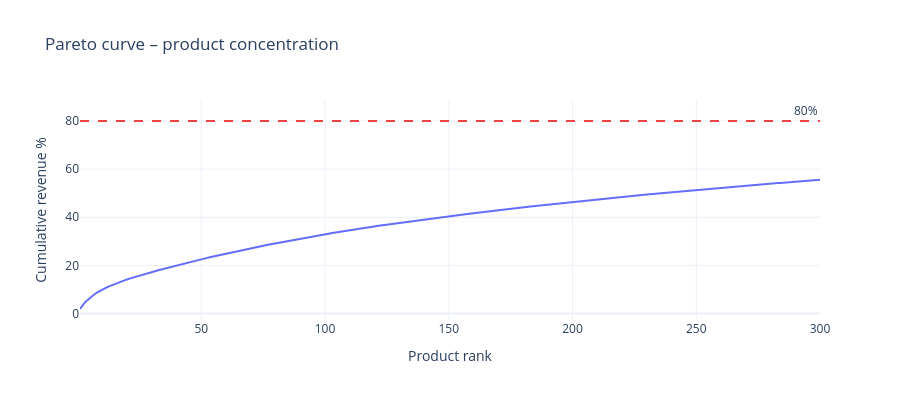

This figure's notebook cell:
### Markdown cell above
## Pareto — product concentration

### Code cell
prod = (
    reg.groupby(["StockCode", "Description"])
    .agg(Revenue=("LineRevenue", "sum"), Qty=("Quantity", "sum"))
    .sort_values("Revenue", ascending=False)
    .reset_index()
)
prod["CumPct"] = prod["Revenue"].cumsum() / prod["Revenue"].sum() * 100
n80 = (prod["CumPct"] <= 80).sum()
print(f"{n80} products ({n80/len(prod)*100:.1f}% of catalogue) generate 80% of revenue")

fig = px.line(prod.head(300), x=prod.head(300).index + 1, y="CumPct",
              labels={"x": "Product rank", "CumPct": "Cumulative revenue %"},
              title="Pareto curve – product concentration")
fig.add_hline(y=80, line_dash="dash", line_color="#ef4444", annotation_text="80%")
fig.update_layout(template="plotly_white", height=400)
fig.show()

### Figure 1 — Plotly figure (JSON) as saved in the notebook; plotly's stock layout.template omitted (floating-point values rounded to 4 significant figures; data arrays with more than 128 entries replaced by an {"elided": "..."} marker saying what was removed)
{"data": [{"hovertemplate": "Product rank=%{x}<br>Cumulative revenue %=%{y}<extra></extra>", "legendgroup": "", "line": {"color": "#636efa", "dash": "solid"}, "marker": {"symbol": "circle"}, "mode": "lines", "name": "", "orientation": "v", "showlegend": false, "type": "scatter", "x": {"elided": "300 int values"}, "xaxis": "x", "y": {"elided": "300 float values"}, "yaxis": "y"}], "layout": {"annotations": [{"showarrow": false, "text": "80%", "x": 1, "xanchor": "right", "xref": "x domain", "y": 80, "yanchor": "bottom", "yref": "y"}], "height": 400, "legend": {"tracegroupgap": 0}, "shapes": [{"line": {"color": "#ef4444", "dash": "dash"}, "type": "line", "x0": 0, "x1": 1, "xref": "x domain", "y0": 80, "y1": 80, "yref": "y"}], "title": {"text": "Pareto curve – product concentration"}, "xaxis": {"anchor": "y", "domain": [0, 1], "title": {"text": "Product rank"}}, "yaxis": {"anchor": "x", "domain": [0, 1], "title": {"text": "Cumulative revenue %"}}}}
